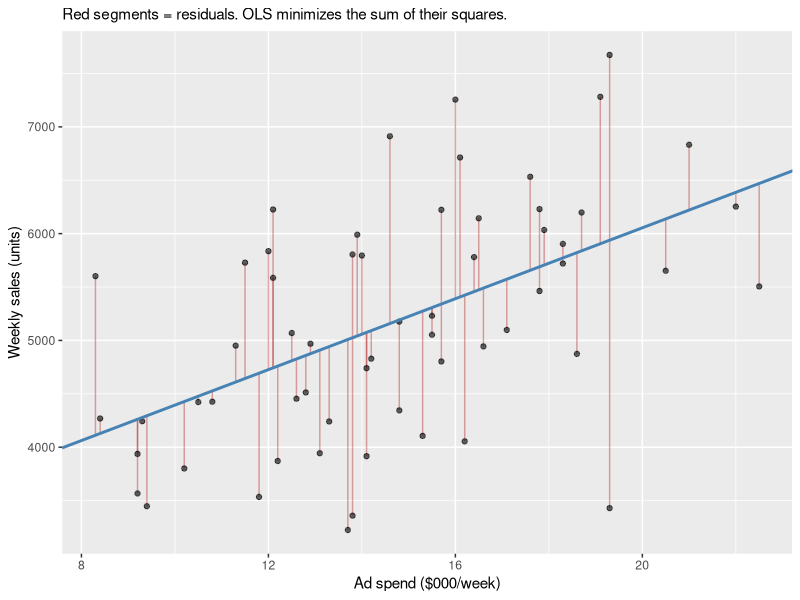
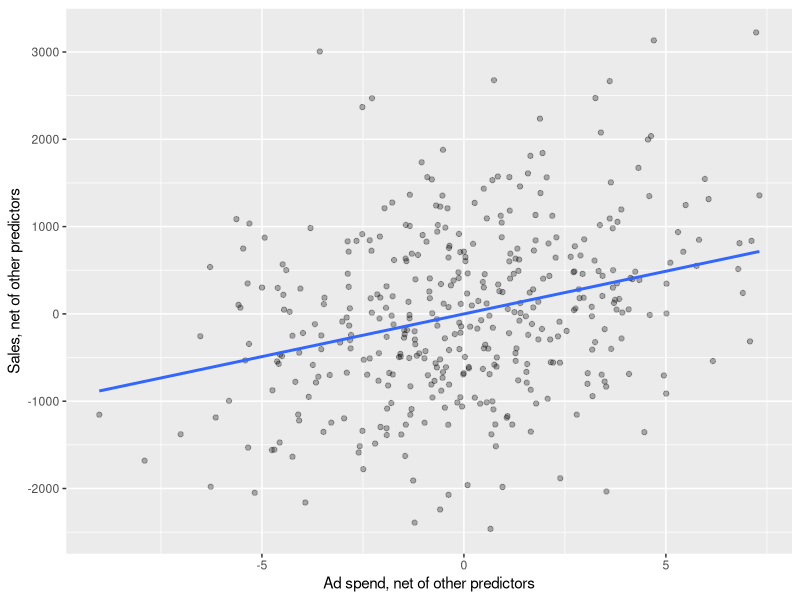

Generate these figures, in order, with R:
## ---- chunk 1
#| echo: false
library(tidyverse)
library(broom)

storemax <- read_csv("storemax.csv") |>
  mutate(region = factor(region,
    levels = c("Southeast", "Northeast", "Midwest", "West")))
## ---- chunk 2
two <- storemax |>
  filter(region %in% c("Southeast", "Northeast")) |>
  droplevels()

tt  <- t.test(sales ~ region, data = two, var.equal = TRUE)
fit <- lm(sales ~ region, data = two)

c(t_test_t  = unname(tt$statistic),
  lm_t      = summary(fit)$coefficients["regionNortheast", "t value"],
  lm_F      = unname(summary(fit)$fstatistic["value"]),
  t_squared = unname(tt$statistic)^2)
## ---- chunk 3
#| echo: false
#| fig-height: 4.2
m_simple <- lm(sales ~ ad_spend, data = storemax)
storemax |>
  mutate(fit = fitted(m_simple)) |>
  slice_sample(n = 60) |>
  ggplot(aes(ad_spend, sales)) +
  geom_segment(aes(xend = ad_spend, yend = fit), alpha = .4, colour = "firebrick") +
  geom_point(alpha = .6) +
  geom_abline(intercept = coef(m_simple)[1], slope = coef(m_simple)[2],
              colour = "steelblue", linewidth = 1) +
  labs(x = "Ad spend ($000/week)", y = "Weekly sales (units)",
       subtitle = "Red segments = residuals. OLS minimizes the sum of their squares.")
## ---- chunk 4
glimpse(storemax)
## ---- chunk 5
m1 <- lm(sales ~ ad_spend + price + store_size, data = storemax)
## ---- chunk 6
summary(m1)
## ---- chunk 7
confint(m1)
## ---- chunk 8
#| echo: false
tidy(m1, conf.int = TRUE) |>
  mutate(across(where(is.numeric), ~ round(.x, 2)))
## ---- chunk 9
m2 <- lm(sales ~ ad_spend + price + store_size + region, data = storemax)
tidy(m2) |> mutate(across(where(is.numeric), ~ round(.x, 1)))
## ---- chunk 10
m2b <- lm(sales ~ ad_spend + price + store_size +
            relevel(region, ref = "West"), data = storemax)
c(R2_original = summary(m2)$r.squared, R2_releveled = summary(m2b)$r.squared)
## ---- chunk 11
s <- summary(m2)
coef(m2)                              # estimates
s$coefficients[, "Std. Error"]        # standard errors
s$coefficients[, "Pr(>|t|)"]          # p-values
c(R2 = s$r.squared, adjR2 = s$adj.r.squared, sigma = s$sigma)
s$fstatistic                          # F, numerator df, denominator df
## ---- chunk 12
tidy(m2, conf.int = TRUE)   # one row per coefficient
glance(m2)                  # one row per model
augment(m2) |> head(3)      # one row per observation
## ---- chunk 13
est <- coef(m2)["ad_spend"]
se  <- s$coefficients["ad_spend", "Std. Error"]
df  <- df.residual(m2)                      # n - k - 1

t_hand  <- est / se
p_hand  <- 2 * pt(-abs(t_hand), df)
ci_hand <- est + c(-1, 1) * qt(.975, df) * se

r2_hand <- 1 - sum(residuals(m2)^2) /
               sum((storemax$sales - mean(storemax$sales))^2)

c(t = t_hand, p = p_hand, ci_low = ci_hand[1], ci_high = ci_hand[2], R2 = r2_hand)
## ---- chunk 14
# Step 1: strip from sales what the other Xs explain
r_y <- residuals(lm(sales ~ price + store_size + region, data = storemax))
# Step 2: strip from ad_spend what the other Xs explain
r_x <- residuals(lm(ad_spend ~ price + store_size + region, data = storemax))
# Step 3: regress leftover on leftover
c(residual_slope = unname(coef(lm(r_y ~ r_x))[2]),
  multiple_reg   = unname(coef(m2)["ad_spend"]))
## ---- chunk 15
#| fig-height: 4
ggplot(tibble(r_x, r_y), aes(r_x, r_y)) +
  geom_point(alpha = .3) +
  geom_smooth(method = "lm", se = FALSE) +
  labs(x = "Ad spend, net of other predictors",
       y = "Sales, net of other predictors")
## ---- chunk 16
partial_r     <- cor(r_y, r_x)
semipartial_r <- cor(storemax$sales, r_x)
c(partial = partial_r, semipartial = semipartial_r)
## ---- chunk 17
m_without <- lm(sales ~ price + store_size + region, data = storemax)
c(semipartial_sq = semipartial_r^2,
  delta_R2       = summary(m2)$r.squared - summary(m_without)$r.squared)
## ---- chunk 18
storemax_z <- storemax |>
  mutate(across(c(ad_spend, price, store_size),
                ~ as.numeric(scale(.x)), .names = "{.col}_z"),
         sales_z = as.numeric(scale(sales)))

m_raw <- lm(sales   ~ ad_spend   + price   + store_size   + region, data = storemax_z)
m_xz  <- lm(sales   ~ ad_spend_z + price_z + store_size_z + region, data = storemax_z)
m_bz  <- lm(sales_z ~ ad_spend_z + price_z + store_size_z + region, data = storemax_z)
## ---- chunk 19
#| echo: false
bind_rows(`Raw` = tidy(m_raw), `X std` = tidy(m_xz), `X & Y std` = tidy(m_bz),
          .id = "version") |>
  mutate(term = str_remove(term, "_z"),
         version = factor(version, levels = c("Raw", "X std", "X & Y std"))) |>
  select(version, term, estimate, statistic) |>
  pivot_wider(names_from = version, values_from = c(estimate, statistic)) |>
  mutate(across(where(is.numeric), ~ round(.x, 2)))
## ---- chunk 20
#| echo: false
map_dfr(list(Raw = m_raw, `X std` = m_xz, `X & Y std` = m_bz), glance, .id = "version") |>
  select(version, r.squared, adj.r.squared) |>
  mutate(across(where(is.numeric), ~ round(.x, 3)))
